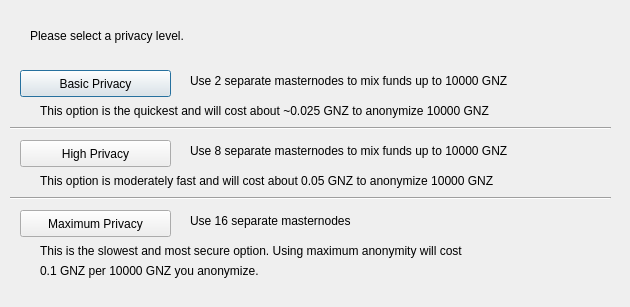
<?xml version="1.0" encoding="UTF-8"?>
<ui version="4.0">
 <class>ObfuscationConfig</class>
 <widget class="QDialog" name="ObfuscationConfig">
  <property name="geometry">
   <rect>
    <x>0</x>
    <y>0</y>
    <width>630</width>
    <height>307</height>
   </rect>
  </property>
  <property name="windowTitle">
   <string>Configure Obfuscation</string>
  </property>
  <widget class="QPushButton" name="buttonBasic">
   <property name="geometry">
    <rect>
     <x>20</x>
     <y>70</y>
     <width>151</width>
     <height>27</height>
    </rect>
   </property>
   <property name="text">
    <string>Basic Privacy</string>
   </property>
  </widget>
  <widget class="QPushButton" name="buttonHigh">
   <property name="geometry">
    <rect>
     <x>20</x>
     <y>140</y>
     <width>151</width>
     <height>27</height>
    </rect>
   </property>
   <property name="text">
    <string>High Privacy</string>
   </property>
  </widget>
  <widget class="QPushButton" name="buttonMax">
   <property name="geometry">
    <rect>
     <x>20</x>
     <y>210</y>
     <width>151</width>
     <height>27</height>
    </rect>
   </property>
   <property name="text">
    <string>Maximum Privacy</string>
   </property>
  </widget>
  <widget class="QLabel" name="label">
   <property name="geometry">
    <rect>
     <x>30</x>
     <y>20</y>
     <width>571</width>
     <height>31</height>
    </rect>
   </property>
   <property name="text">
    <string>Please select a privacy level.</string>
   </property>
  </widget>
  <widget class="QLabel" name="label_2">
   <property name="geometry">
    <rect>
     <x>190</x>
     <y>70</y>
     <width>421</width>
     <height>21</height>
    </rect>
   </property>
   <property name="text">
    <string>Use 2 separate masternodes to mix funds up to 10000 GNZ</string>
   </property>
  </widget>
  <widget class="QLabel" name="label_3">
   <property name="geometry">
    <rect>
     <x>190</x>
     <y>140</y>
     <width>411</width>
     <height>21</height>
    </rect>
   </property>
   <property name="text">
    <string>Use 8 separate masternodes to mix funds up to 10000 GNZ</string>
   </property>
  </widget>
  <widget class="QLabel" name="label_4">
   <property name="geometry">
    <rect>
     <x>190</x>
     <y>210</y>
     <width>421</width>
     <height>21</height>
    </rect>
   </property>
   <property name="text">
    <string>Use 16 separate masternodes</string>
   </property>
  </widget>
  <widget class="QLabel" name="label_6">
   <property name="geometry">
    <rect>
     <x>40</x>
     <y>100</y>
     <width>561</width>
     <height>21</height>
    </rect>
   </property>
   <property name="text">
    <string>This option is the quickest and will cost about ~0.025 GNZ to anonymize 10000 GNZ</string>
   </property>
  </widget>
  <widget class="QLabel" name="label_7">
   <property name="geometry">
    <rect>
     <x>40</x>
     <y>170</y>
     <width>561</width>
     <height>21</height>
    </rect>
   </property>
   <property name="text">
    <string>This option is moderately fast and will cost about 0.05 GNZ to anonymize 10000 GNZ</string>
   </property>
  </widget>
  <widget class="QLabel" name="label_8">
   <property name="geometry">
    <rect>
     <x>40</x>
     <y>240</y>
     <width>561</width>
     <height>21</height>
    </rect>
   </property>
   <property name="text">
    <string>This is the slowest and most secure option. Using maximum anonymity will cost</string>
   </property>
  </widget>
  <widget class="QLabel" name="label_9">
   <property name="geometry">
    <rect>
     <x>40</x>
     <y>260</y>
     <width>561</width>
     <height>21</height>
    </rect>
   </property>
   <property name="text">
    <string>0.1 GNZ per 10000 GNZ you anonymize.</string>
   </property>
  </widget>
  <widget class="Line" name="line">
   <property name="geometry">
    <rect>
     <x>10</x>
     <y>120</y>
     <width>601</width>
     <height>16</height>
    </rect>
   </property>
   <property name="orientation">
    <enum>Qt::Horizontal</enum>
   </property>
  </widget>
  <widget class="Line" name="line_2">
   <property name="geometry">
    <rect>
     <x>10</x>
     <y>190</y>
     <width>601</width>
     <height>16</height>
    </rect>
   </property>
   <property name="orientation">
    <enum>Qt::Horizontal</enum>
   </property>
  </widget>
 </widget>
 <resources/>
 <connections/>
</ui>
